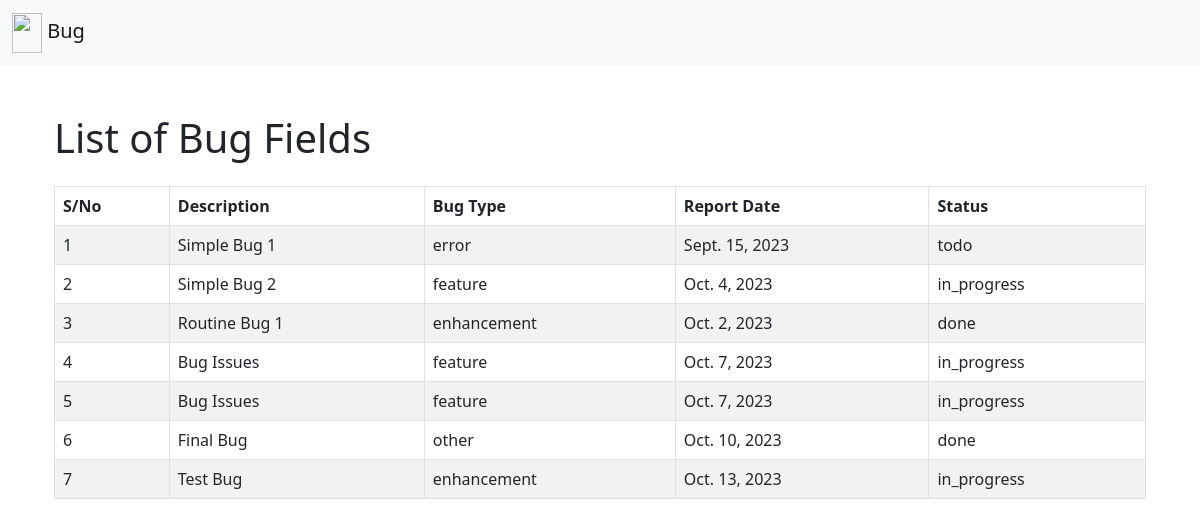
/bug/bugs/, run on an earlier commit of the app's database.
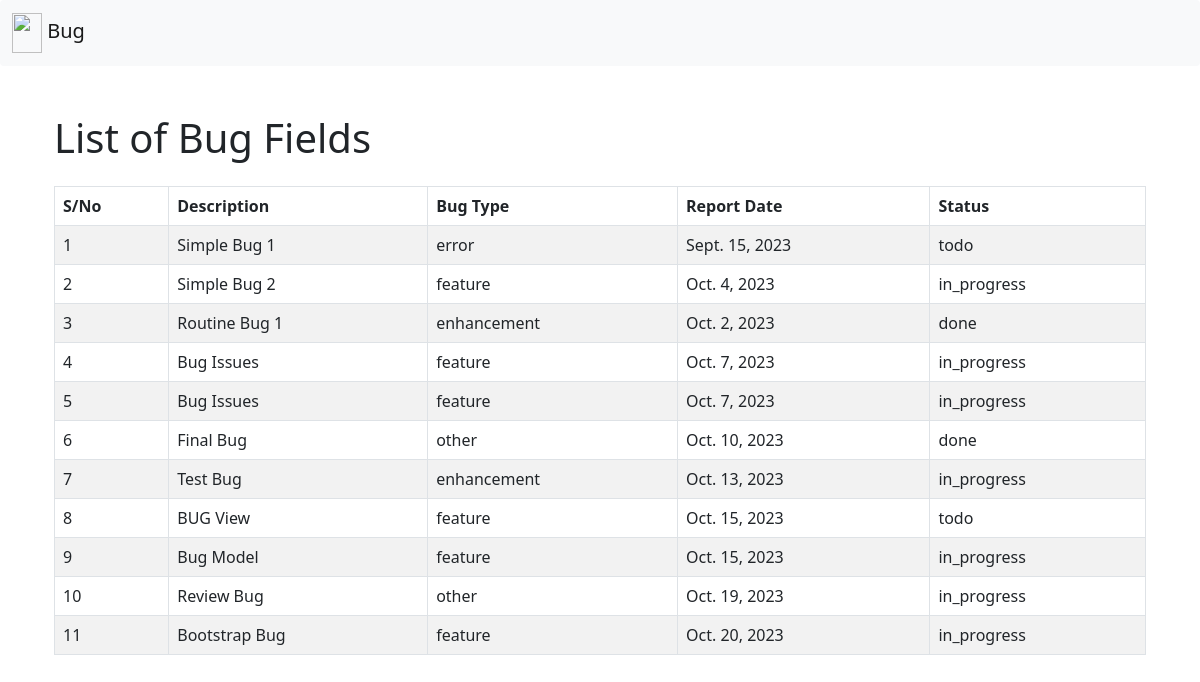
And on a later commit of the database.
### bug/models.py (models this page shows, shortened)
class Bug(models.Model):
    BUG_TYPES = [
        ('error', 'Error'),
        ('feature', 'New Feature'),
        ('enhancement', 'Enhancement'),
        ('other', 'Other'),
    ]
    STATUS_CHOICES = [
        ('todo', 'To Do'),
        ('in_progress', 'In Progress'),
        ('done', 'Done'),
    ]
    description = models.TextField()
    bug_type = models.CharField(max_length=35, choices=BUG_TYPES, default='error')
    report_date = models.DateField(default=datetime.now)
    status = models.CharField(max_length=35, choices=STATUS_CHOICES, default='todo')

### bug/views.py (the view)
# urls.py: path('bugs/', views.bug_list, name='bug_list'),
def bug_list(request):
    bugs = Bug.objects.all()
    return render(request, 'bug/bug_list.html', {'bugs': bugs})

### bug/templates/bug/bug_list.html
{% extends "bug/base.html" %}
{% block content %}
<div class="container mt-5">
  <h1>List of Bug Fields</h1>
  <table class="table table-bordered table-striped mt-4">
    <thead class="thead-light">
      <tr>
	<th>S/No</th>
        <th>Description</th>
        <th>Bug Type</th>
        <th>Report Date</th>
        <th>Status</th>
      </tr>
    </thead>
    <tbody>
      {% for bug in bugs %}
      <tr>
        <td>{{ forloop.counter }}</td>
        <td>{{ bug.description }}</td>
        <td>{{ bug.bug_type }}</td>
        <td>{{ bug.report_date }}</td>
        <td>{{ bug.status }}</td>
      </tr>
      {% endfor %}
    </tbody>
  </table>
</div>
{% endblock content %}

What changed in the data, as far as the page shows it:
added Bug: description "BUG View", bug_type "feature", report_date "Oct. 15, 2023", status "todo"
added Bug: description "Bug Model", bug_type "feature", report_date "Oct. 15, 2023", status "in_progress"
added Bug: description "Review Bug", bug_type "other", report_date "Oct. 19, 2023", status "in_progress"
added Bug: description "Bootstrap Bug", bug_type "feature", report_date "Oct. 20, 2023", status "in_progress"
